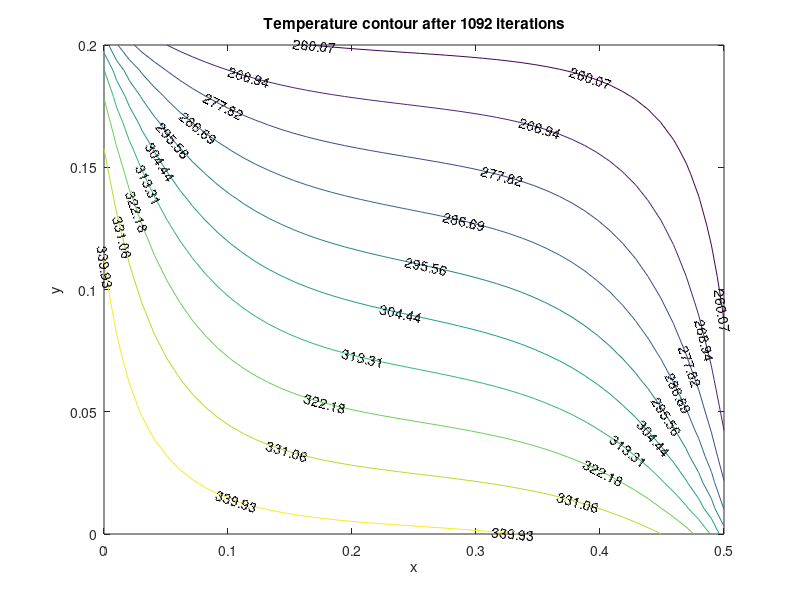

Here is the MATLAB script that generated this plot:
clc; clear all; close all;

w = 0.5;
height = 0.2;
dx = 0.01;
dy = 0.01;
n = w/dx;
o = height/dy;

a = dy/dx;
b = dx/dy;
q = a+b;

h = ones(n+2,o+2);
coeff = zeros(n+2,o+2);
coeff(2,2:end-1) = -(3/2*a+2*b);
coeff(end-1,2:end-1) = -(3/2*a+2*b);
coeff(2:end-1,2) = -(2*a+3/2*b);
coeff(2:end-1,end-1) = -(2*a+3/2*b);

coeff(3:end-2,3:end-2) = -2*q;
coeff(2,2) = -3/2*q;
coeff(end-1,2) = -3/2*q;
coeff(2,end-1) = -3/2*q;
coeff(end-1,end-1) = -3/2*q;

h(1,2:end-1) = 1/2*350;
h(2:end-1,1) = 1/2*350;
h(end,2:end-1) = 1/2*250;
h(2:end-1,end) = 1/2*250;

is_done = false;

k = 0;

while is_done == false

	for j = 2:o+1
		for i = 2:n+1
			h(i,j) = 1/coeff(i,j)*(-b*h(i,j-1)-a*h(i-1,j)-b*h(i,j+1)-a*h(i+1,j));
		end
	end

	if k == 0
		h0 = h;
	elseif k == 1
		h1 = h;
		oldnorm = 1e-6*sqrt(dx*dy*sum(sum((h1 - h0).^2)));
		hprev = h;
	else
		newnorm = sqrt(dx*dy*sum(sum((h - hprev).^2)));
		if newnorm < oldnorm
			is_done = true;
		else
			hprev = h;
		end
	end

	k = k+1;

	if is_done == true
		fprintf('Did %d iterations\n', k);
		break;
	end
end

h = rot90(h);
coeff = rot90(coeff);

contour(linspace(0,w,n),linspace(height,0,o),h(2:end-1,2:end-1),'ShowText','on');
xlabel('x');
ylabel('y');
title(['Temperature contour after ' num2str(k) ' iterations']);
